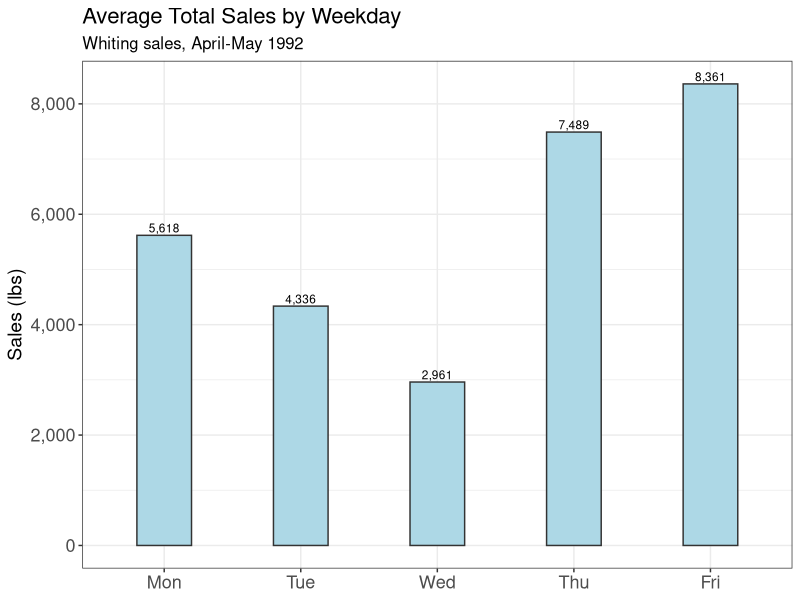
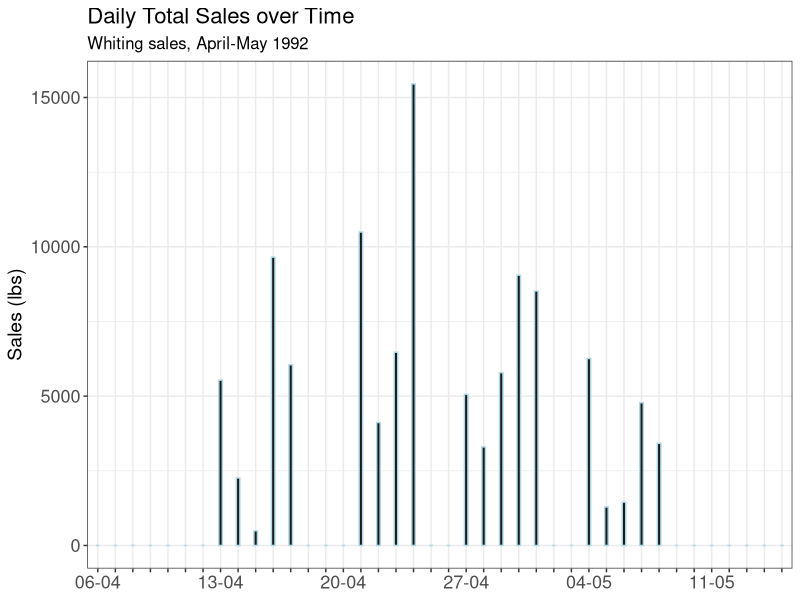
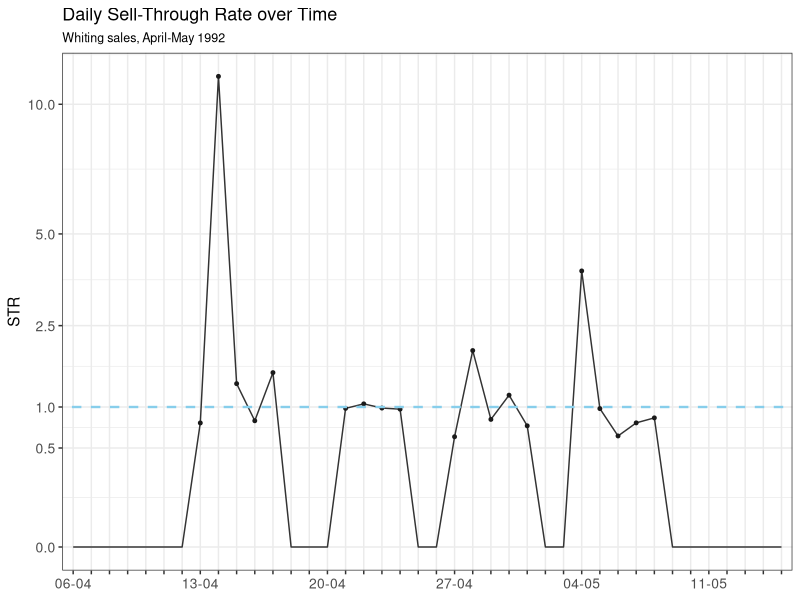
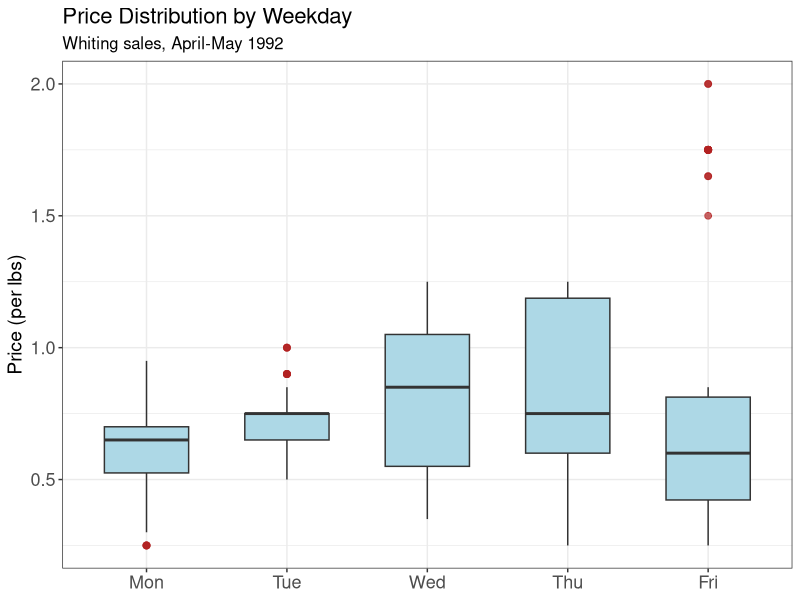
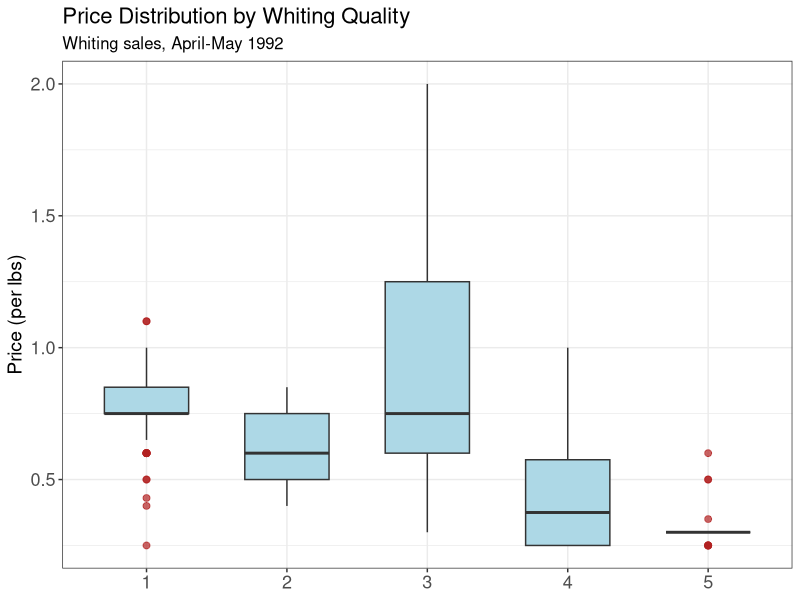
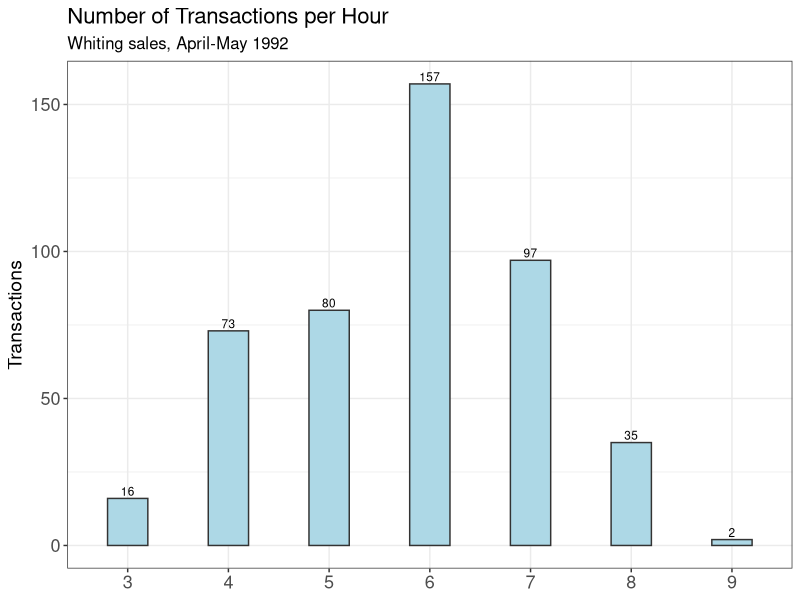
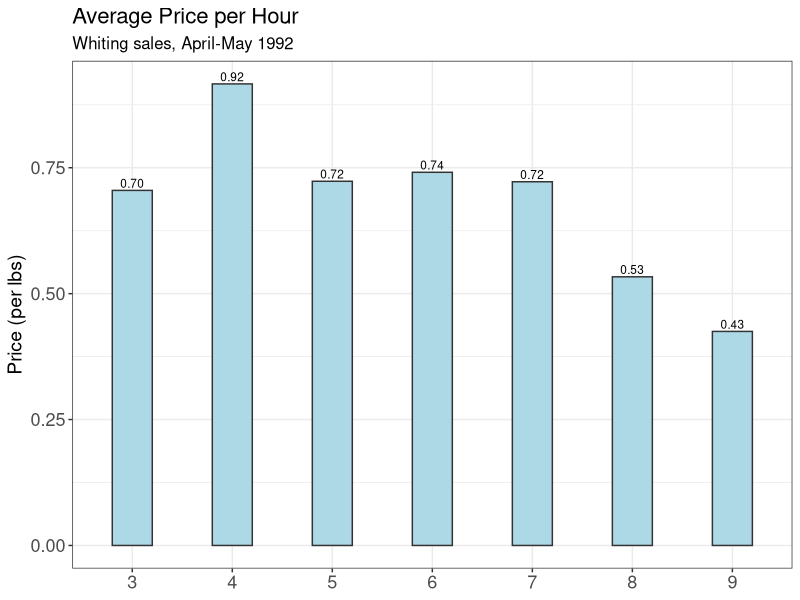
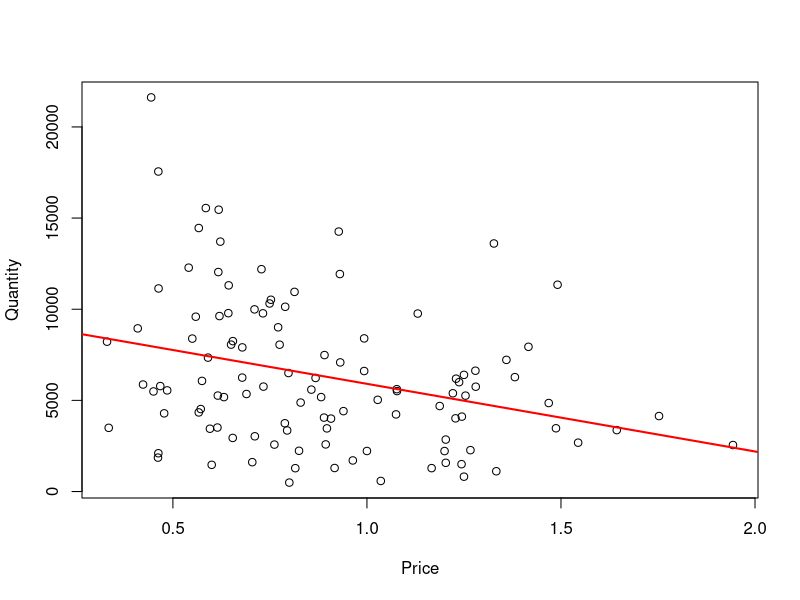

R code for these plots, in order:
## ---- chunk 1
knitr::opts_chunk$set(
  echo    = TRUE,
  message = FALSE,
  warning = FALSE,
  fig.height = 4     # Höhe in Inches
)
## ---- chunk 2
## Load packages and dataset
library(readr)
library(dplyr)
library(ggplot2)
library(tidyr)
library(lmtest)

detailed_data <- read_tsv("../data/detailed_fish_market_data.txt")
## ---- chunk 3
# delete those rows that have NA for 
# "price","quan", "totr", "tots" and 
# filter for whiting (no king)
detailed_whiting <- detailed_data %>%
  filter(!is.na(pric),
         !is.na(totr),
         !is.na(tots),
         type == "w") %>%
  arrange(date)

print(paste("Obs:", nrow(detailed_whiting),
            "- Vars:", ncol(detailed_whiting)))
## ---- chunk 4

## There seem to be two entries in the dataset, where there are two dealer per day.
# Since this is the case only for two out of all days in April and May: 
# drop those two observations 
detailed_whiting <- detailed_whiting %>%
  # frequency of the same tots value for different days
  group_by(date, dayw, tots) %>%
  mutate(n_same_tots = n()) %>%
  
  # number of distinct tots days
  group_by(date, dayw) %>%
  mutate(n_tots_values = n_distinct(tots)) %>%
  ungroup() %>%
  
  # delete rows for which (there are multiple different tots values 
  #                                   AND 
  #                       for which the tot value only appears once)
  filter(!(n_tots_values > 1 & n_same_tots == 1)) %>%
  
  # delete rows that are not longer needed
  select(-n_same_tots, -n_tots_values)

## two cases, where > 1 dealer is present
tots_inconsistent <- detailed_whiting |>
  group_by(date, dayw) |>
  mutate(
    n_tots = n_distinct(tots)
  ) |>
  filter(n_tots > 1) |>
  arrange(date, dayw, tots, totr)
## ---- chunk 5

# dataset for the daily-level
detailed_whiting_daily <- detailed_whiting %>%
  group_by(date) %>%
  summarise(
    avg_pric = mean(pric),
    totr = first(totr),
    tots = first(tots),
    dayw = first(dayw),
    n_trsact = n(),
    strate = first(tots)/first(totr)
  )


## ---- chunk 6


## define variables for the plots
# themes for plots
theme_fontsize <- theme(
  plot.title = element_text(size = 13),
  plot.subtitle = element_text(size = 9),
  axis.title = element_text(size = 11),
  axis.text = element_text(size = 10),
  legend.text = element_text(size = 10),
)

theme_fontsize_large <- theme(
  plot.title = element_text(size = 16),
  plot.subtitle = element_text(size = 12),
  axis.title = element_text(size = 14),
  axis.text = element_text(size = 13),
  legend.text = element_text(size = 13),
)


# labels for time series data plots
date_seq <- seq(
  from = as.Date("1992-04-06"),
  to   = as.Date("1992-05-15"),
  by   = "day"
)

# format as "MM-YYYY"
day_labels <- format(date_seq, "%d-%m")

# Named character vector: names are month_ids
day_lookup_vec <- setNames(day_labels, c(seq(406,430, by = 1),seq(501,515, by=1)))

break_vec_x_axis <- c(seq(406,430, by = 7),seq(504,515, by=7))
all_days_x_axis <- c(seq(406,430, by = 1),seq(501,515, by=1))
## ---- chunk 7
####
# summary of the daily datset
####
detailed_whiting_daily %>%
  select(totr, tots, n_trsact) %>%
  summary()

detailed_whiting_daily %>%
  select(totr, tots) %>%
  summarise(across(everything(), sd, na.rm = TRUE))
## ---- chunk 8
####
# barchart average sales by dayw (Day of the Week)
####
plot_average_sales_by_weekday <- detailed_whiting_daily %>%
  group_by(dayw) %>%
  summarise(avg_tots = mean(tots, na.rm = TRUE)) %>%
  ggplot(aes(x = factor(dayw), y = avg_tots)) +
  geom_col(fill = "lightblue", colour = "grey20", width = 0.4) + 
  labs(title = "Average Total Sales by Weekday",
       subtitle = "Whiting sales, April-May 1992",
       y = "Sales (lbs)",
       x = NULL)+
  geom_text(
    aes(label = scales::comma(round(avg_tots, 0))),
    vjust = -0.3,
    size = 3
  ) +
  scale_x_discrete(breaks = 1:5,
                   labels = c("Mon", "Tue", "Wed", "Thu", "Fri")) +
  scale_y_continuous(labels = scales::comma) +
  theme_bw() +
  theme_fontsize_large


####
# time series of tots (total sales)
####
tots_plot_df <- detailed_whiting_daily %>%
  select(date, tots) %>%
  complete(date = 406:515,
           fill = list(tots = 0)) %>%
  arrange(date) %>%
  filter(!between(date, 431, 500)) %>%
  mutate(date_fac = factor(date, levels = date))

plot_daily_sales_over_time <- ggplot(tots_plot_df, aes(x=date_fac, y = tots, group = 1)) + 
  geom_col(width = 0.2,
           colour = "lightblue",
           fill="grey10") +
  labs(title = "Daily Total Sales over Time",
       subtitle = "Whiting sales, April-May 1992",
       y = "Sales (lbs)",
       x = NULL)+ 
  scale_x_discrete(breaks = as.character(all_days_x_axis),
                   labels = function(x) {
                     lab <- rep("", length(x))
                     sel <- x %in% as.character(break_vec_x_axis)
                     lab[sel] <- day_lookup_vec[x[sel]]
                     lab
                   }) +
  theme_bw() +
  theme_fontsize_large

## ---- chunk 9
plot_average_sales_by_weekday
plot_daily_sales_over_time
## ---- chunk 10
####
# time series of str (sell trough rate)
####
str_plot_df <- detailed_whiting_daily %>%
  select(date, strate) %>%
  complete(date = 406:515,
           fill = list(strate = 0)) %>%
  arrange(date) %>%
  filter(!between(date, 431, 500)) %>%
  mutate(date_fac = factor(date, levels = date))


plot_daily_str_over_time <- ggplot(str_plot_df, aes(x=date_fac, y = strate, group = 1)) + 
  geom_line(size = 0.5,
            colour = "grey20") +
  geom_point(
    data   = subset(str_plot_df, strate > 0),
    size   = 1,
    colour = "grey10"
  ) +
  geom_abline(intercept = 1, 
              slope = 0, 
              linetype = "dashed",
              size = 0.8,
              colour = "skyblue") + 
  labs(title = "Daily Sell-Through Rate over Time",
       subtitle = "Whiting sales, April-May 1992",
       y = "STR",
       x = NULL)+
  scale_y_sqrt(breaks = c(0, 0.5, 1, 2.5, 5, 10)) + 
  scale_x_discrete(breaks = as.character(all_days_x_axis),
                   labels = function(x) {
                     lab <- rep("", length(x))
                     sel <- x %in% as.character(break_vec_x_axis)
                     lab[sel] <- day_lookup_vec[x[sel]]
                     lab
                   }) +
  theme_bw() +
  theme_fontsize
## ---- chunk 11
plot_daily_str_over_time
## ---- chunk 12
####
# correlation between tots (total daily sales) and avg_pric (average price)
####
cor(detailed_whiting_daily$avg_pric,detailed_whiting_daily$tots)
## ---- chunk 13
####
# boxplot pric(price) by dayw (Day of the Week)
####
plot_price_distr_by_weekday <- ggplot(detailed_whiting, 
       aes(x=factor(dayw), y=pric)) +
  geom_boxplot(fill = "lightblue",         # dezente Farbe
               colour = "grey20",
               width = 0.6,
               outlier.colour = "firebrick",
               outlier.alpha = 0.7,
               outlier.size = 2) + 
  labs(
    x = NULL,
    y = "Price (per lbs)",
    title = "Price Distribution by Weekday",
    subtitle = "Whiting sales, April-May 1992"
  ) +
  scale_x_discrete(breaks = seq(1,5,by=1),
                   labels = c("Mon", "Tue", "Wed", "Thu", "Fri")) +
  scale_y_continuous(labels = scales::comma) +
  theme_bw() +
  theme_fontsize_large


####
# boxplot pric(price) by qual (Qualitiy of the fish)
####
plot_price_distr_by_quality <- detailed_whiting %>%
  filter(!is.na(qual)) %>%
  ggplot(aes(x=factor(qual), y=pric)) +
  geom_boxplot(fill = "lightblue",
               colour = "grey20",
               width = 0.6,
               outlier.colour = "firebrick",
               outlier.alpha = 0.7,
               outlier.size = 2) + 
  labs(
    x = NULL,
    y = "Price (per lbs)",
    title = "Price Distribution by Whiting Quality",
    subtitle = "Whiting sales, April-May 1992"
  ) +
  scale_y_continuous(labels = scales::comma) +
  theme_bw() +
  theme_fontsize_large
## ---- chunk 14
plot_price_distr_by_weekday
plot_price_distr_by_quality
## ---- chunk 15
hourly_detailed_whiting <- detailed_whiting %>%
  mutate(time = round(time/100, digits = 0))

# number of transactions per hour 
plot_transactions_per_hour <- hourly_detailed_whiting %>%
  group_by(time) %>%
  summarise(n_sales = n()) %>%
  filter(!is.na(time)) %>%
  ggplot(aes(x = factor(time), y = n_sales)) +
  geom_col(fill = "lightblue", colour = "grey20", width = 0.4) + 
  labs(title = "Number of Transactions per Hour",
       subtitle = "Whiting sales, April-May 1992",
       y = "Transactions",
       x = NULL)+
  geom_text(
    aes(label = scales::comma(round(n_sales, 0))),
    vjust = -0.3,
    size = 3
  ) +
  scale_y_continuous(labels = scales::comma) +
  theme_bw() +
  theme_fontsize_large
  

# average price across hours
plot_average_price_per_hour <- hourly_detailed_whiting %>%
  group_by(time) %>%
  summarise(avg_pric = mean(pric, na.rm = TRUE)) %>%
  filter(!is.na(time)) %>%
  ggplot(aes(x = factor(time), y = avg_pric)) +
  geom_col(fill = "lightblue", colour = "grey20", width = 0.4) + 
  labs(title = "Average Price per Hour",
       subtitle = "Whiting sales, April-May 1992",
       y = "Price (per lbs)",
       x = NULL)+
  geom_text(
    aes(label = scales::comma(round(avg_pric, 2))),
    vjust = -0.3,
    size = 3
  ) +
  scale_y_continuous(labels = scales::comma) +
  theme_bw() +
  theme_fontsize_large
## ---- chunk 16
plot_transactions_per_hour
plot_average_price_per_hour
## ---- chunk 17
# For easier understanding of the code name the log values of price and quantity respectively:
library(readr)
library(dplyr)
daily_data <- read_tsv("../data/daily_fish_market_data.txt")
daily_data <- daily_data %>%
  rename(price_log=price, qty_log=qty)
# Now calculate price and quantity.
daily_data$price <- exp(daily_data$price_log)
daily_data$qty <- exp(daily_data$qty_log)
# The values of price and qty are almost identical to pricelevel and tots in most cases. Nevertheless, the calculated price and qty will be used in the following as there are sometimes bigger differences between qty and tots, e.g. in datapoint 24:
daily_data$qty[24] - daily_data$tots[24]
## ---- chunk 18
linear_reg = lm(daily_data$qty~ daily_data$price)
## ---- chunk 19
plot(daily_data$price, daily_data$qty, xlab="Price", ylab="Quantity")
abline(linear_reg, col = "red", lwd = 2)
## ---- chunk 20
# Compute leverage h_i=1/n+w_i
h = hatvalues(linear_reg)
## ---- chunk 21
# Get highest h values and compare them to 2/n
top10_h_values <- order(h, decreasing = TRUE)[1:10]
n = nobs(linear_reg)
equal_influence = 2 / n
paste("2/n =", equal_influence)
h[top10_h_values]
## ---- chunk 22
plot(daily_data$price, daily_data$qty, xlab="Price", ylab="Quantity", main="linear regression with leverage highlighted")
abline(linear_reg, col = "red", lwd = 2)
text(daily_data$price[top10_h_values],
     daily_data$qty[top10_h_values],
     labels = top10_h_values,
     pos = 3)
## ---- chunk 23
r_student <- rstudent(linear_reg)
## ---- chunk 24
top10_idx = order(r_student, decreasing = TRUE)[1:10]
low5_idx = order(r_student, decreasing = FALSE)[1:5]
r_student[top10_idx]
r_student[low5_idx]
## ---- chunk 25
top6_idx = order(r_student, decreasing = TRUE)[1:6]
plot(daily_data$price, daily_data$qty, xlab="Price", ylab="Quantity", main="linear regression with studentized residuals highlighted")
abline(linear_reg, col = "red", lwd = 2)
text(daily_data$price[top6_idx],
     daily_data$qty[top6_idx],
     labels = top6_idx,
     pos = 2)

## ---- chunk 26
# standard deviation of residuals:
sd_res = sd(resid(linear_reg))
# we want to calculate with the previously used residuals and h values
# therefore do not use the fallback of cooks.distance()
D <- cooks.distance(linear_reg, res = r_student, sd= sd_res, hat=h)

## ---- chunk 27
top10_D_idx <- order(D, decreasing = TRUE)[1:10]
D[top10_D_idx]
## ---- chunk 28
plot(daily_data$price, daily_data$qty,
     xlab = "Price", ylab = "Quantity",
     main="linear regression with Cooks distance highlighted")
abline(linear_reg, col = "red", lwd = 2)
text(daily_data$price[top10_D_idx],
     daily_data$qty[top10_D_idx],
     labels = top10_D_idx,
     pos = 2, cex = 0.8, col = "blue")
## ---- chunk 29
plot(daily_data$price, daily_data$qty, xlab="Price", ylab="Quantity")

## ---- chunk 30
daily_data$price_MC = daily_data$price-mean(daily_data$price, na.rm=TRUE)
## ---- chunk 31
# 2.4.2 Compute polynomials
daily_data$price_MC_squared = daily_data$price_MC * daily_data$price_MC
daily_data$price_MC_cubic = daily_data$price_MC_squared * daily_data$price_MC
daily_data$price_MC_power4 = daily_data$price_MC_cubic * daily_data$price_MC
## ---- chunk 32
# running the linear model
summary(linear_reg)

## ---- chunk 33
c(AIC(linear_reg), BIC(linear_reg))
## ---- chunk 34
# 2.4.3 Analyze and test hypothesized model
polynomial_regression_cubic = lm(daily_data$qty~ daily_data$price_MC+daily_data$price_MC_squared+daily_data$price_MC_cubic)
summary(polynomial_regression_cubic)
c(AIC(polynomial_regression_cubic), BIC(polynomial_regression_cubic))

## ---- chunk 35
plot(daily_data$price, daily_data$qty, xlab="Price", ylab="Quantity", main="polynomial model on untransformed data") 
a <- coef(polynomial_regression_cubic)[1]   # intercept
b1 <- coef(polynomial_regression_cubic)[2]
b2 <- coef(polynomial_regression_cubic)[3]
b3 <- coef(polynomial_regression_cubic)[4]
curve(
  a[1] + x*b1[1] + b2[1]*(x^2) + b3[1]*(x^3),
  from = min(daily_data$price, na.rm = TRUE),
  to   = max(daily_data$price, na.rm = TRUE),
  add  = TRUE,
  col  = "red",
  lwd  = 2
)

## ---- chunk 36
# the column price and qty or the daily dataset are already log values
min(daily_data$qty) # min > 0
min(daily_data$price) # min > 0
log_log_model = lm(daily_data$qty_log~ daily_data$price_log)
## ---- chunk 37
summary(log_log_model)
c(AIC(log_log_model), BIC(log_log_model))
## ---- chunk 38
# visualize
plot(daily_data$price_log, daily_data$qty_log, xlab="log(Price)", ylab="log(Quantity)")
abline(log_log_model, col = "red", lwd = 2)
## ---- chunk 39
# Koeffizienten aus dem lm holen
b0 <- coef(log_log_model)[1]   # intercept
b1 <- coef(log_log_model)[2]   # first_coeff
plot(daily_data$price, daily_data$qty, xlab="Price", ylab="Quantity", main="log-log model on untransformed data") 

curve(
  exp(b0[1]) * x^b1[1],
  from = min(daily_data$price, na.rm = TRUE),
  to   = max(daily_data$price, na.rm = TRUE),
  add  = TRUE,
  col  = "red",
  lwd  = 2
)
## ---- chunk 40
# the column price and qty or the daily dataset are already log values
lin_log_model = lm(daily_data$qty~ daily_data$price_log)
summary(lin_log_model)
c(AIC(lin_log_model), BIC(lin_log_model))
## ---- chunk 41
# visualize
plot(daily_data$price_log, daily_data$qty, xlab="log(Price)", ylab="Quantity", main="lin-log model")
abline(lin_log_model, col = "red", lwd = 2)
## ---- chunk 42
# Koeffizienten aus dem lm holen
b0_lin_log <- coef(lin_log_model)[1]   # intercept
b1_lin_log <- coef(lin_log_model)[2]   # first_coeff
plot(daily_data$price, daily_data$qty, xlab="Price", ylab="Quantity", main="lin-log model on untransformed data") 

curve(
  b0_lin_log[1] + b1_lin_log[1] * log(x),
  from = min(daily_data$price, na.rm = TRUE),
  to   = max(daily_data$price, na.rm = TRUE),
  add  = TRUE,
  col  = "red",
  lwd  = 2
)
## ---- chunk 43
#data loading
detailed_data = read_tsv("../data/detailed_fish_market_data.txt")

#1 data preperation
detailed_data_prep <- detailed_data %>%
  filter(!is.na(pric),
         !is.na(quan),
         type == "w") %>%
  arrange(date) %>%
  
  # 1.1 standardization
  group_by(cusn) %>%
  mutate(Qty_Dev = quan - mean(quan, na.rm = TRUE)) %>% #target variable
  ungroup() %>%
  
  # 1.2 mean centering and dummy creation
  mutate(
    price_c = as.numeric(scale(pric, center = TRUE, scale = FALSE)), #main regressor
    quality_c = as.numeric(scale(qual, center = TRUE, scale = FALSE)), # Moderator 1
    cash_dummy = if_else(cash == 'c', 1, 0), # Moderator 2
    estb = as.factor(estb), # Moderator 3
  ) 
## ---- chunk 44
# additional steps for establishment
detailed_data_prep %>% group_by(estb) %>% count()

detailed_data_perep_estb = detailed_data_prep %>%
  filter(estb %in% c("s", "f", "sf"))
## ---- chunk 45
#2.1 Moderated Model 1
quality_model = lm(Qty_Dev ~ price_c + quality_c, data = detailed_data_prep)
quality_model_moderation = lm(Qty_Dev ~ price_c*quality_c, data = detailed_data_prep)

summary(quality_model)
summary(quality_model_moderation)
## ---- chunk 46
#Testing if Moderator 1 is significant
anova(quality_model, quality_model_moderation)
lrtest(quality_model, quality_model_moderation)
## ---- chunk 47
#2.2 Moderated Model 2
cash_model = lm(Qty_Dev ~ price_c+cash_dummy, data=detailed_data_prep)
cash_model_moderation = lm(Qty_Dev ~ price_c*cash_dummy, data=detailed_data_prep)
summary(cash_model)
summary(cash_model_moderation)
## ---- chunk 48
#Testing if Moderator 2 is significant
anova(cash_model, cash_model_moderation)
lrtest(cash_model, cash_model_moderation)
## ---- chunk 49
#2.3 Moderated Model 3
estb_model = lm(Qty_Dev ~ price_c + estb, data = detailed_data_perep_estb)
estb_model_moderation = lm(Qty_Dev ~ price_c * estb, data = detailed_data_perep_estb)
summary(estb_model)
summary(estb_model_moderation)
## ---- chunk 50
#Testing if Moderator 3 is significant
anova(estb_model, estb_model_moderation)
lrtest(estb_model, estb_model_moderation)
